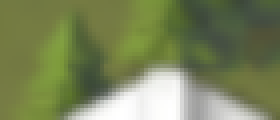
#> input picture deprecated/castle_sample_0_bottom.png, 70 x 30 px (shown 4 times larger)
$ python -i test_paddle_rec_only.py   (imports and definitions only)
#> lines starting #> are read from the running program, lines starting #| are printed output that depends on the picture; after the words box and inside, x2 and y2 are one past the last pixel; in counts of white or black regions, pixels touching at a corner belong together
#!/usr/bin/env python3
"""
Test PaddleOCR rec-only mode with proper preprocessing.
Extract white pill label, apply Otsu thresholding, then recognize.
"""

import cv2
import numpy as np
from pathlib import Path
from PIL import Image
from paddleocr import TextRecognition
import time

# Ground truth
GROUND_TRUTH = {
    '000_1643_1221': 13, '001_1098_1198': 3, '002_1943_1082': 3, '003_1841_1082': 5,
    '004_1572_1082': 3, '005_1705_1013': 4, '006_831_989': 4, '007_1134_922': 3,
    '008_1701_899': 3, '009_1267_854': 10, '010_1566_831': 3, '011_437_823': 7,
    '012_936_809': 3, '013_1200_787': 5, '014_836_787': 4, '015_1829_765': 15,
    '016_969_743': 3, '017_738_743': 3, '018_774_678': 3, '019_1136_656': 3,
    '020_941_547': 3, '021_1494_526': 5, '022_1944_420': 4, '023_172_378': 4,
    '024_1909_356': 2, '025_1138_356': 4, '026_817_336': 3, '027_1807_211': 5,
    '028_1203_191': 3, '029_980_191': 4, '030_1867_109': 3, '031_160_109': 5,
}

def extract_pill_label(image_path, debug=False):
    """
    Extract and preprocess the label region from bottom of castle cutout.
    Simpler approach: just extract bottom region and preprocess.
    """
#> called with image_path = 'castle_sample_0_bottom.png', debug = False
    # Load image
    img = cv2.imread(str(image_path))
#> img is the input picture: shape (30, 70, 3); mean B, G, R 89, 132, 121.3
    if img is None:
        return None

    # Extract bottom 30 pixels (where label is)
    height = img.shape[0]
#> height = 30
    label_region = img[height-30:height, :]

    # Convert to grayscale
    gray = cv2.cvtColor(label_region, cv2.COLOR_BGR2GRAY)
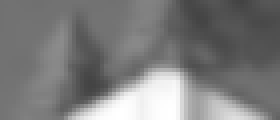
#> gray: shape (30, 70) (shown 4 times larger); min 67, max 255, mean 123.9

    # Apply Otsu thresholding to separate text from background
    # THRESH_BINARY_INV makes text white, background black
    _, binary = cv2.threshold(gray, 0, 255, cv2.THRESH_BINARY_INV + cv2.THRESH_OTSU)
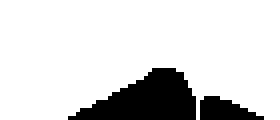
#> binary: shape (30, 70) (shown 4 times larger); 84.8% white; 2 black regions, box (x1, y1, x2, y2) and area: (17, 17, 49, 30) 255, (50, 24, 66, 30) 64

    # Invert so text is black on white (standard for OCR)
    processed = cv2.bitwise_not(binary)

    if debug:
        # Save intermediate steps
        cv2.imwrite('debug_label_gray.png', gray)
        cv2.imwrite('debug_label_binary.png', binary)
        cv2.imwrite('debug_label_processed.png', processed)

    return processed

# [69 lines left out: function test_paddle_rec_only, not called in this run]

# [2 lines not run here, left out]

>>> result = extract_pill_label('castle_sample_0_bottom.png')

$ run again, on deprecated/castle_sample_3_bottom.png
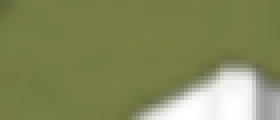
#> input picture deprecated/castle_sample_3_bottom.png, 70 x 30 px (shown 4 times larger)
#> in extract_pill_label, img is the input picture: shape (30, 70, 3); mean B, G, R 89.7, 136.6, 131.7
#> in extract_pill_label, `gray = cv2.cvtColor(label_region, cv2.COLOR_BGR2GRAY)`:
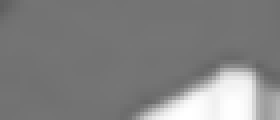
#> gray: shape (30, 70) (shown 4 times larger); min 95, max 255, mean 129.9
#> in extract_pill_label, `_, binary = cv2.threshold(gray, 0, 255, cv2.THRESH_BINARY_INV + cv2.TH..`:
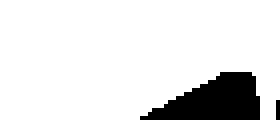
#> binary: shape (30, 70) (shown 4 times larger); 88.8% white; 2 black regions (1 under 20 px), largest, box (x1, y1, x2, y2) and area: (35, 18, 65, 30) 231
